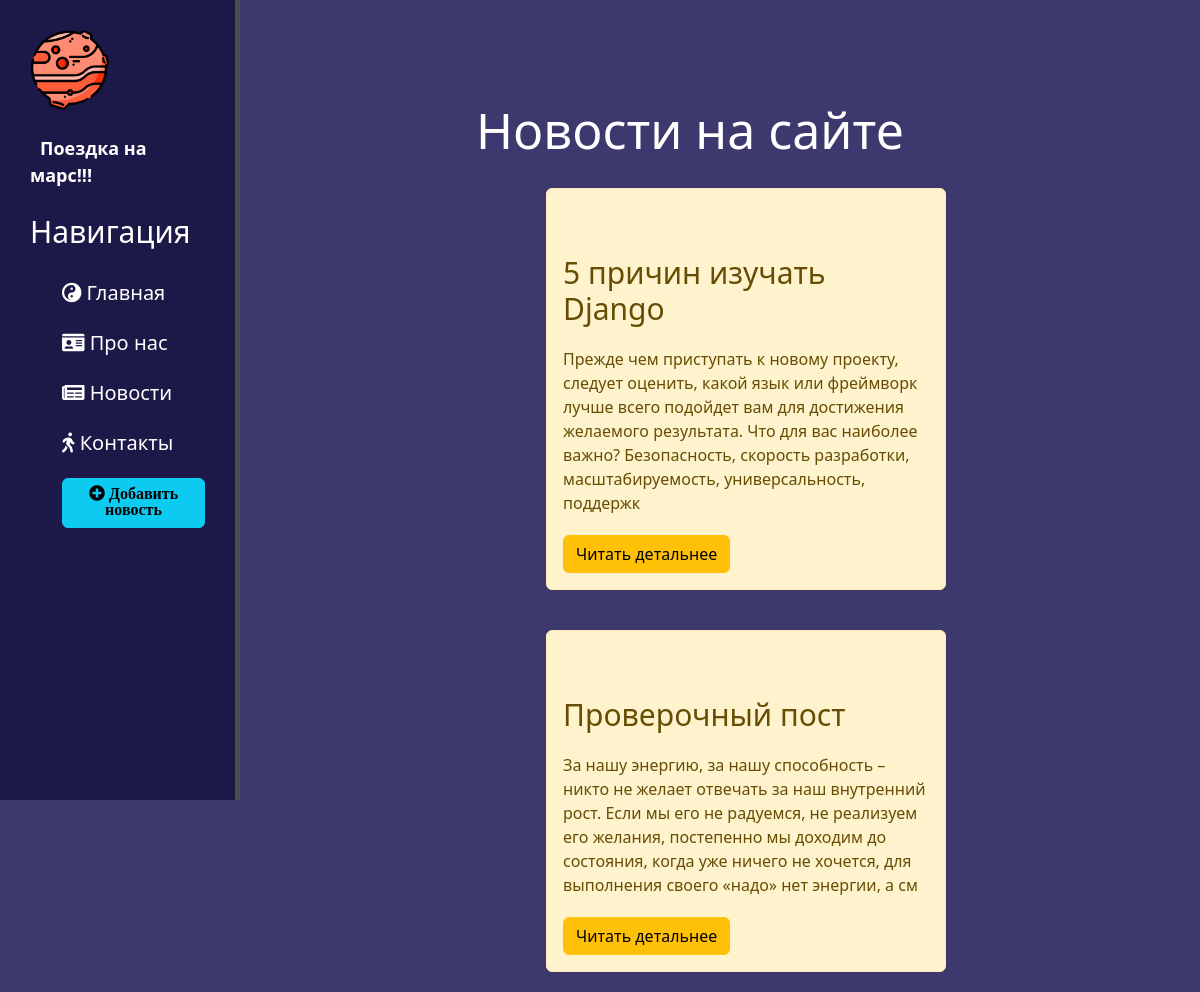
The page /news/ on the database as committed earlier.
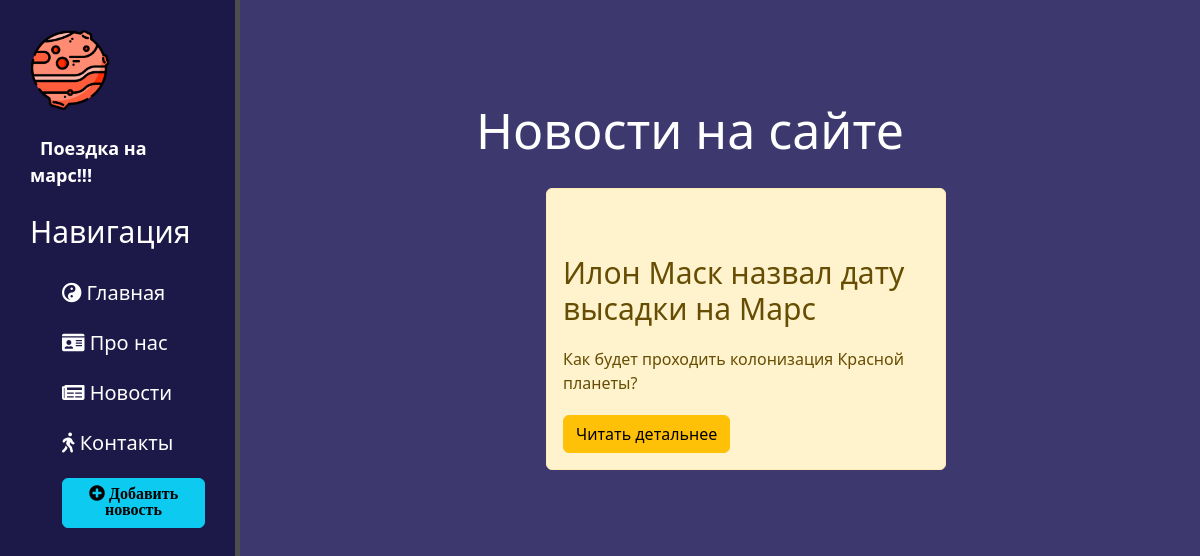
The same page on the database as committed later.
### news/models.py (models this page shows, shortened)
class Articles(models.Model):
    title = models.CharField('Название', max_length=50)
    anons = models.CharField('Анонс', max_length=250)
    full_text = models.TextField('Статья')
    date = models.DateTimeField('Дата публикации')
    class Meta:
        verbose_name = 'Новость'
        verbose_name_plural = 'Новости'

### news/views.py (the view)
# urls.py: path('', views.news_home, name='news_home'),
def news_home(request):
    news = Articles.objects.order_by('-date')
    return render(request, 'news/news_home.html', {'news': news})

### news/templates/news/news_home.html (shortened to what this page needs)
{% extends 'main/layout.html' %}
{% block content %}
    <div class="features">
        <h1>Новости на сайте</h1>
        {% if news %}
            {% for el in news %}
                <div class="alert alert-warning">
                    <h3>{{ el.title }}</h3>
                    <p>{{ el.anons }}</p>
                    <a href="{% url 'news-detail' el.id %}" class="btn btn-warning">Читать детальнее</a>
                </div>
            {% endfor %}
        {% else %}
            <p>У вас нет записей</p>
        {% endif %}
    </div>
{% endblock %}

### main/templates/main/layout.html (shortened to what this page needs)
{% load static %}
<!doctype html>
<html lang="en">
<head>
    <link rel="stylesheet" href="https://cdn.jsdelivr.net/npm/bootstrap@5.2.3/dist/css/bootstrap.min.css">
    <link rel="stylesheet" href="https://use.fontawesome.com/releases/v5.8.2/css/all.css">
    <link rel="stylesheet" href="{% static 'main/css/main.css' %}">
</head>
<body>
    <aside>
        <img class="logo_img" src="{% static 'main/img/free-icon-mars-1146292.png' %}" alt="Лого">
        <span class="name"> Поездка на марс!!!</span>
        <h3>Навигация</h3>
        <ul>
            <a href="{% url 'home' %}"><li><i class="fas fa-yin-yang "></i> Главная</li></a>
            <a href="{% url 'about' %}"><li><i class="fas fa-id-card "></i> Про нас</li></a>
            <a href="{% url 'news_home' %}"><li><i class="fas fa-newspaper"></i> Новости</li></a>
            <a href="{% url 'contacts' %}"><li><i class="fas fa-walking "></i> Контакты</li></a>
            <a href="{% url 'create' %}"><li><button class="btn btn-info"><i class="fas fa-plus-circle"> Добавить новость</i></button></li></a>
        </ul>
    </aside>
    <main>
        {% block content %}{% endblock %}
    </main>
</body>
</html>

### main/static/main/css/main.css (style rules this page uses)
body { background: #3d396e; }
.logo_img { float: left; width: 80px; border-radius: 30px; margin-right: 15px; }
aside { float: left; background: #1c1847; width: 20%; padding: 2.5%; height: 100vh; color: #fff; border-right: 5px solid #4d4d4d; }
aside .name { font-size: 18px; margin-left: 10px; font-weight: bold; position: relative; top: 25px; }
h3 { margin-top: 50px; font-size: 30px; }
aside ul { list-style: none; float: left; }
aside ul li { color: #fff; display: block; margin-top: 20px; font-size: 20px; transition: transform .6s ease; }
aside a { text-decoration: none; }
main .features { float: left; color: #fff; margin-top: 100px; text-align: center; width: 75%; }
main .features h1 { font-size: 50px; }
main .features p { max-width: 400px; margin: 20px auto; }
.alert-warning { float: left; clear: both; width: 400px; margin: 20px 34%; text-align: left; }

Rows that differ between the two databases and show on the page:
removed Articles: title "5 причин изучать Django", anons "Прежде чем приступать к новому проекту, следует оценить, какой язык или фреймворк лучше всего подойдет вам для достижения желаемого результата. Что для вас наиболее важно? Безопасность, скорость разработки, масштабируемость, универсальность, поддержк"
removed Articles: title "Проверочный пост", anons "За нашу энергию, за нашу способность – никто не желает отвечать за наш внутренний рост. Если мы его не радуемся, не реализуем его желания, постепенно мы доходим до состояния, когда уже ничего не хочется, для выполнения своего «надо» нет энергии, а см"
added Articles: title "Илон Маск назвал дату высадки на Марс", anons "Как будет проходить колонизация Красной планеты?"
